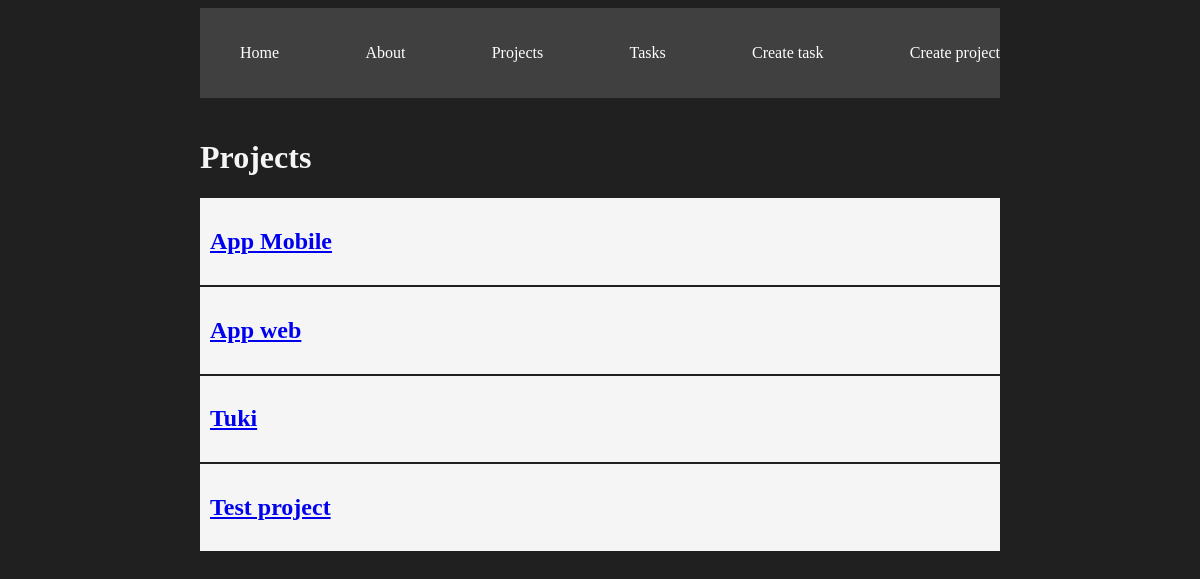
The page /projects/ on the database as committed earlier.
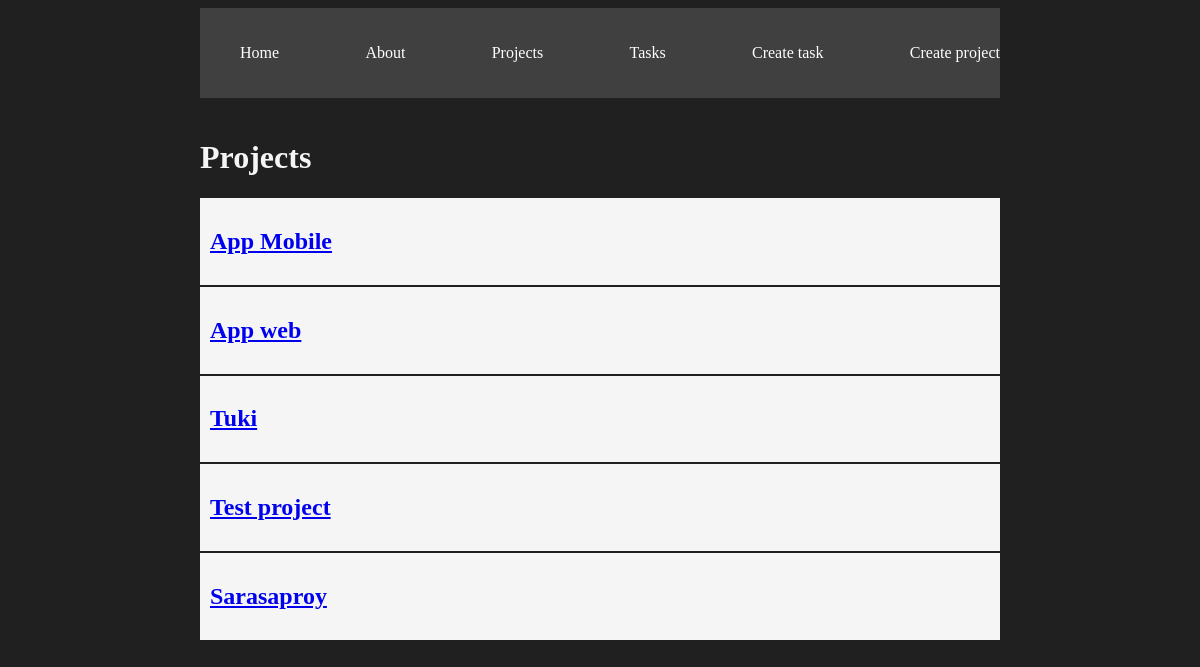
The same page on the database as committed later.
### myapp/models.py (models this page shows, shortened)
class Project(models.Model):
    name = models.CharField(max_length=250)

### myapp/views.py (the view)
# urls.py: path('projects/', views.projects, name="projects"),
def projects(request):
    projects = Project.objects.all()
    return render(request, 'projects.html',{
        'projects' : projects
    })

### myapp/templates/projects.html
{% extends "layouts/base.html" %}
{% block content %}
    <h1>Projects</h1>
    {% for project in projects %}
        <article class="card">
            <a href="{% url 'project_details' project.id %}">
                <h1>{{ project.name }}</h1>
            </a>
        </article>
    {% endfor %}
{% endblock %}

Rows that differ between the two databases and show on the page:
added Project: name "Sarasaproy"
